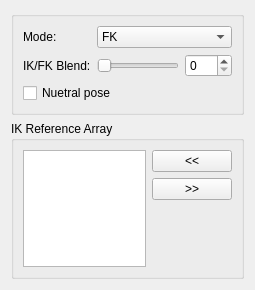
<?xml version="1.0" encoding="UTF-8"?>
<ui version="4.0">
 <class>Form</class>
 <widget class="QWidget" name="Form">
  <property name="geometry">
   <rect>
    <x>0</x>
    <y>0</y>
    <width>255</width>
    <height>290</height>
   </rect>
  </property>
  <property name="windowTitle">
   <string>Form</string>
  </property>
  <layout class="QGridLayout" name="gridLayout">
   <item row="0" column="0">
    <widget class="QGroupBox" name="groupBox">
     <property name="title">
      <string/>
     </property>
     <layout class="QGridLayout" name="gridLayout_2">
      <item row="0" column="0">
       <layout class="QVBoxLayout" name="verticalLayout">
        <item>
         <layout class="QFormLayout" name="formLayout">
          <item row="0" column="0">
           <widget class="QLabel" name="mode_label">
            <property name="text">
             <string>Mode:</string>
            </property>
           </widget>
          </item>
          <item row="0" column="1">
           <widget class="QComboBox" name="mode_comboBox">
            <property name="sizePolicy">
             <sizepolicy hsizetype="Expanding" vsizetype="Fixed">
              <horstretch>0</horstretch>
              <verstretch>0</verstretch>
             </sizepolicy>
            </property>
            <item>
             <property name="text">
              <string>FK</string>
             </property>
            </item>
            <item>
             <property name="text">
              <string>IK</string>
             </property>
            </item>
            <item>
             <property name="text">
              <string>FK/IK</string>
             </property>
            </item>
           </widget>
          </item>
          <item row="1" column="0">
           <widget class="QLabel" name="ikfk_label">
            <property name="text">
             <string>IK/FK Blend:</string>
            </property>
           </widget>
          </item>
          <item row="1" column="1">
           <layout class="QHBoxLayout" name="horizontalLayout_3">
            <item>
             <widget class="QSlider" name="ikfk_slider">
              <property name="minimumSize">
               <size>
                <width>0</width>
                <height>15</height>
               </size>
              </property>
              <property name="maximum">
               <number>100</number>
              </property>
              <property name="orientation">
               <enum>Qt::Horizontal</enum>
              </property>
             </widget>
            </item>
            <item>
             <widget class="QSpinBox" name="ikfk_spinBox">
              <property name="maximum">
               <number>100</number>
              </property>
             </widget>
            </item>
           </layout>
          </item>
         </layout>
        </item>
        <item>
         <widget class="QCheckBox" name="neutralPose_checkBox">
          <property name="text">
           <string>Nuetral pose</string>
          </property>
         </widget>
        </item>
       </layout>
      </item>
     </layout>
    </widget>
   </item>
   <item row="1" column="0">
    <widget class="QGroupBox" name="ikRefArray_groupBox">
     <property name="title">
      <string>IK Reference Array</string>
     </property>
     <layout class="QGridLayout" name="gridLayout_3">
      <item row="0" column="0">
       <layout class="QHBoxLayout" name="ikRefArray_horizontalLayout">
        <item>
         <layout class="QVBoxLayout" name="ikRefArray_verticalLayout_1">
          <item>
           <widget class="QListWidget" name="ikRefArray_listWidget">
            <property name="dragDropOverwriteMode">
             <bool>true</bool>
            </property>
            <property name="dragDropMode">
             <enum>QAbstractItemView::InternalMove</enum>
            </property>
            <property name="defaultDropAction">
             <enum>Qt::MoveAction</enum>
            </property>
            <property name="alternatingRowColors">
             <bool>true</bool>
            </property>
            <property name="selectionMode">
             <enum>QAbstractItemView::ExtendedSelection</enum>
            </property>
            <property name="selectionRectVisible">
             <bool>false</bool>
            </property>
           </widget>
          </item>
         </layout>
        </item>
        <item>
         <layout class="QVBoxLayout" name="ikRefArray_verticalLayout_2">
          <item>
           <widget class="QPushButton" name="ikRefArrayAdd_pushButton">
            <property name="text">
             <string>&lt;&lt;</string>
            </property>
           </widget>
          </item>
          <item>
           <widget class="QPushButton" name="ikRefArrayRemove_pushButton">
            <property name="text">
             <string>&gt;&gt;</string>
            </property>
           </widget>
          </item>
          <item>
           <spacer name="ikRefArray_verticalSpacer">
            <property name="orientation">
             <enum>Qt::Vertical</enum>
            </property>
            <property name="sizeHint" stdset="0">
             <size>
              <width>20</width>
              <height>40</height>
             </size>
            </property>
           </spacer>
          </item>
         </layout>
        </item>
       </layout>
      </item>
     </layout>
    </widget>
   </item>
  </layout>
 </widget>
 <resources/>
 <connections>
  <connection>
   <sender>ikfk_slider</sender>
   <signal>sliderMoved(int)</signal>
   <receiver>ikfk_spinBox</receiver>
   <slot>setValue(int)</slot>
   <hints>
    <hint type="sourcelabel">
     <x>144</x>
     <y>47</y>
    </hint>
    <hint type="destinationlabel">
     <x>220</x>
     <y>45</y>
    </hint>
   </hints>
  </connection>
  <connection>
   <sender>ikfk_spinBox</sender>
   <signal>valueChanged(int)</signal>
   <receiver>ikfk_slider</receiver>
   <slot>setValue(int)</slot>
   <hints>
    <hint type="sourcelabel">
     <x>222</x>
     <y>37</y>
    </hint>
    <hint type="destinationlabel">
     <x>182</x>
     <y>37</y>
    </hint>
   </hints>
  </connection>
 </connections>
</ui>
